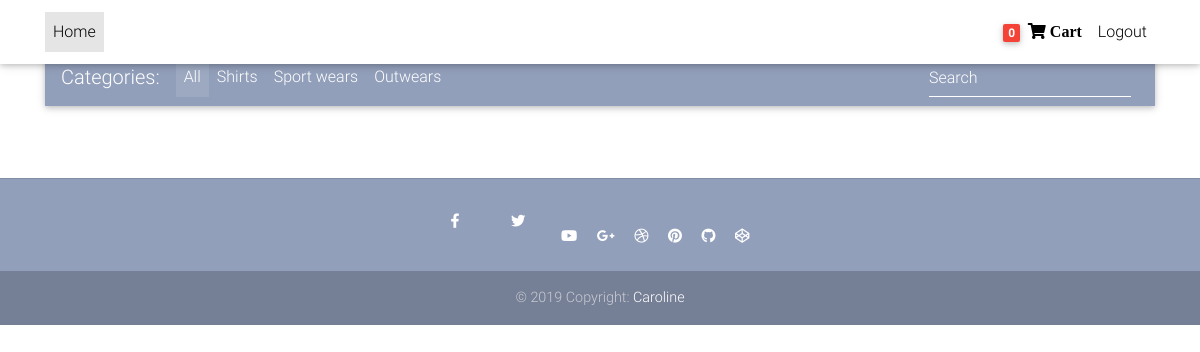
Page / (signed in) on the earlier database version.
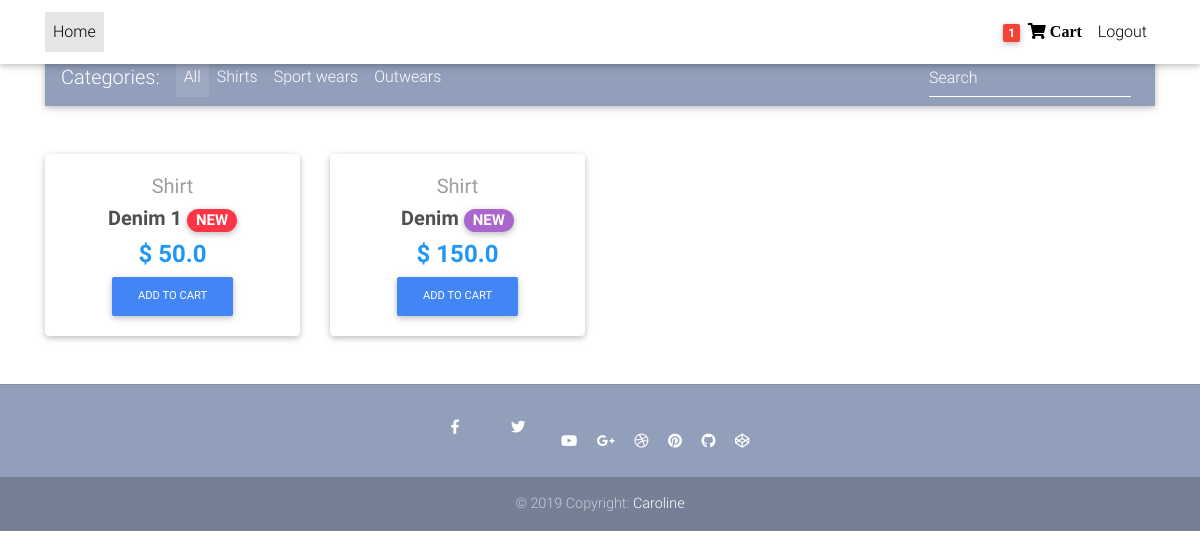
Same page on the later database version.
### core/models.py (models this page shows, shortened)
class Order(models.Model):
    user = models.ForeignKey(settings.AUTH_USER_MODEL,
                             on_delete=models.CASCADE)
    items = models.ManyToManyField(OrderItem)
    start_date = models.DateTimeField(auto_now_add=True)
    ordered_date = models.DateTimeField()
    ordered = models.BooleanField(default=False)

class Item(models.Model):
    title = models.CharField(max_length=100)
    price = models.FloatField()
    discount_price = models.FloatField(blank=True, null=True)
    category = models.CharField(choices=CATEGORY_CHOICES, max_length=2)
    label = models.CharField(choices=LABEL_CHOICES, max_length=1)
    slug = models.SlugField()
    description=models.TextField()
    def get_absolute_url(self):
        return reverse("core:product_page", kwargs={
            'slug': self.slug
        })

### core/views.py (the view)
# urls.py: path('', HomeView.as_view(), name= 'home_page'),
class HomeView(ListView):
    model=Item
    paginate_by = 10 #saved already
    template_name="home-page.html"

### core/templatetags/cart_templates_tags.py (called while the page is built)
@register.filter
def add_item_count(user):
    if user.is_authenticated:
        qs=Order.objects.filter(user=user, ordered=False)
        if qs.exists():
            return qs[0].items.count()
    return 0

### templates/home-page.html (shortened to what this page needs)
{% extends "base.html" %}
{% load static %}
 {% block content  %}
  <main>
    <div class="container">
      <nav class="navbar navbar-expand-lg navbar-dark mdb-color lighten-3 mt-3 mb-5">
        <span class="navbar-brand">Categories:</span>
        <div class="collapse navbar-collapse" id="basicExampleNav">
          <ul class="navbar-nav mr-auto">
            <li class="nav-item active">
              <a class="nav-link" href="#">All
              </a>
            </li>
            <li class="nav-item">
              <a class="nav-link" href="#">Shirts</a>
            </li>
            <li class="nav-item">
              <a class="nav-link" href="#">Sport wears</a>
            </li>
            <li class="nav-item">
              <a class="nav-link" href="#">Outwears</a>
            </li>
          </ul>
          <form class="form-inline">
            <div class="md-form my-0">
              <input class="form-control mr-sm-2" type="text" placeholder="Search" aria-label="Search">
            </div>
          </form>
        </div>
      </nav>
      <section class="text-center mb-4">
        <div class="row wow fadeIn">
          {% for item in object_list %}
          <div class="col-lg-3 col-md-6 mb-4">
            <div class="card">
              <div class="card-body text-center">
                <a href="" class="grey-text">
                  <h5>{{ item.get_category_display }}</h5>
                </a>
                <h5>
                  <strong>
                    <a href="{{item.get_absolute_url}}"class="dark-grey-text">{{ item.title }}
                      <span class="badge badge-pill {{ item.get_label_display }}-color">NEW</span>
                    </a>
                  </strong>
                </h5>
                <h4 class="font-weight-bold blue-text">
                  <strong>$
                  {% if item.discount_price%}
                  {{ item.discount_price }}
                   {% else %}
                   {{item.price}}
                   {% endif %}
                  </strong>
                </h4>
                 <a href="" class="btn btn-primary btn-md my-0 p" >Add to cart
              </a>
              </div>
            </div>
          </div>
          {% endfor %}
        </div>
      </section>
    </div>
  </main>
{% endblock content %}

### templates/base.html (shortened to what this page needs)
{% load static %}
{% load cart_templates_tags %}
<!DOCTYPE html>
<html lang="en">
<head>
  <link  href="https://use.fontawesome.com/releases/v5.8.2/css/all.css" rel="stylesheet" type="text/css">
    <link href="{% static 'css/bootstrap.min.css' %}" rel="stylesheet">
  <link href="{% static 'css/mdb.min.css' %}" rel="stylesheet">
  <link href="{% static 'css/style.min.css' %}" rel="stylesheet">
</head>
<body>
<nav class="navbar fixed-top navbar-expand-lg navbar-light white scrolling-navbar">
    <div class="container">
      <div class="collapse navbar-collapse" id="navbarSupportedContent">
        <ul class="navbar-nav mr-auto">
           <li class="nav-item active">
            <a class="nav-link waves-effect" href=" {% url 'core:home_page' %}">Home
            </a>
          </li>
        </ul>
        <ul class="navbar-nav nav-flex-icons">
        {% if request.user.is_authenticated %}
          <li class="nav-item">
            <a href="{% url 'core:order-summary' %}" class="nav-link waves-effect">
              <span class="badge red z-depth-1 mr-1"> {{request.user|add_item_count }}</span>
              <span class="clearfix d-none d-sm-inline-block fa fa-shopping-cart "> Cart </span>
            </a>
          </li>
            <li class="nav-item">
            <a class="nav-link waves-effect" href= "{% url 'account_logout' %}">
             <span class="clearfix d-none d-sm-inline-block"> Logout </span>
            </a>
          </li>
          {% endif %}
        </ul>
      </div>
    </div>
  </nav>
<body>
    {% block content  %}
    {% endblock content %}
  <footer class="page-footer text-center font-small mt-4 wow fadeIn">
    <hr class="my-4">
    <div class="pb-4">
       <a href="https://www.facebook.com/mdbootstrap" class="nav-link waves-effect" target="_blank">
        <i class="fab fa-facebook-f mr-3"></i>
      </a>
       <a href="{% static 'https://twitter.com/MDBootstrap'%}" class="nav-link waves-effect" target="_blank">
        <i class="fab fa-twitter mr-3"></i>
      </a>
      <a href="{% static 'https://www.youtube.com/watch?v=7MUISDJ5ZZ4'%}" target="_blank">
        <i class="fab fa-youtube mr-3"></i>
      </a>
      <a href="{% static 'https://plus.google.com/u/0/b/107863090883699620484'%}" target="_blank">
        <i class="fab fa-google-plus-g mr-3"></i>
      </a>
      <a href="{% static 'https://dribbble.com/mdbootstrap'%}" target="_blank">
        <i class="fab fa-dribbble mr-3"></i>
      </a>
      <a href="{% static 'https://pinterest.com/mdbootstrap'%}" target="_blank">
        <i class="fab fa-pinterest mr-3"></i>
      </a>
      <a href="https://github.com/mdbootstrap/bootstrap-material-design" target="_blank">
        <i class="fab fa-github mr-3"></i>
      </a>
      <a href="{% static 'http://codepen.io/mdbootstrap/'%}" target="_blank">
        <i class="fab fa-codepen mr-3"></i>
      </a>
    </div>
    <div class="footer-copyright py-3">
      © 2019 Copyright:
      <a href="{% static 'https://mdbootstrap.com/education/bootstrap/'%}" target="_blank"> Caroline </a>
    </div>
 </footer>
</body>
</html>

Differences in the rows shown:
added Item: category "Shirt", title "Denim 1", discount_price "50.0"
added Item: category "Shirt", title "Denim", price "150.0"
Other differences:
{{ request.user|add_item_count }}: "0" → "1"
